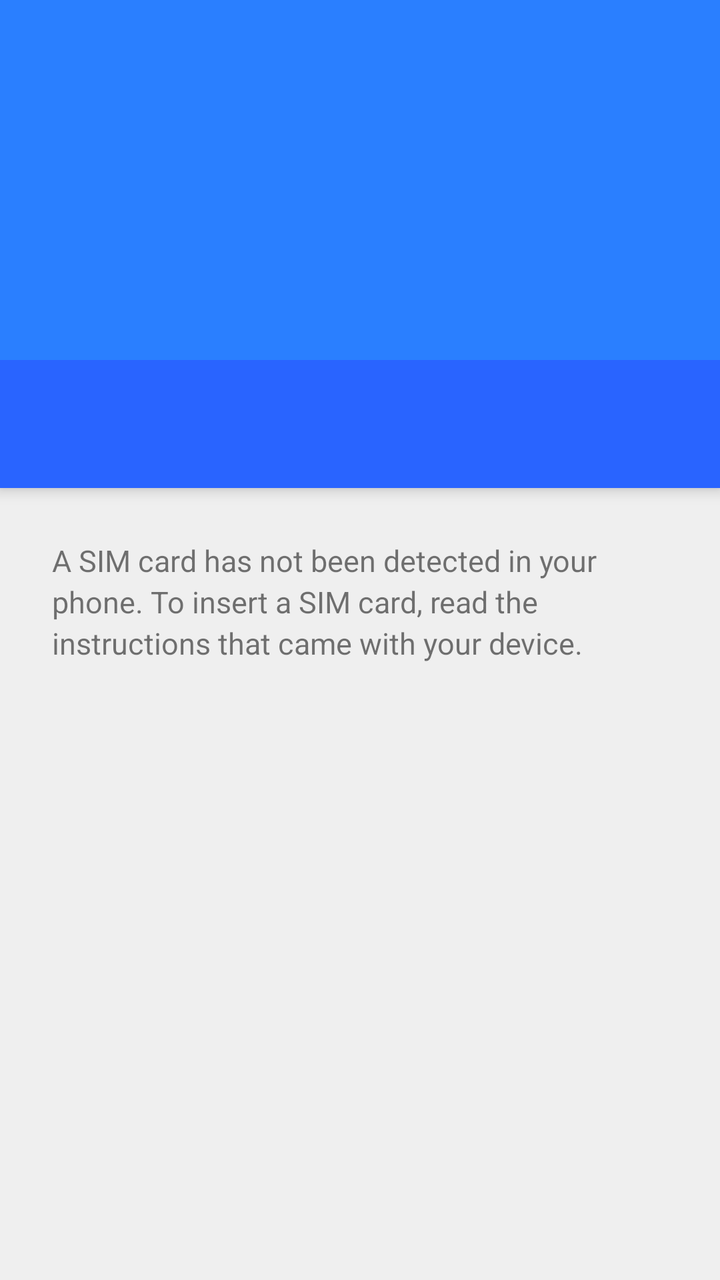
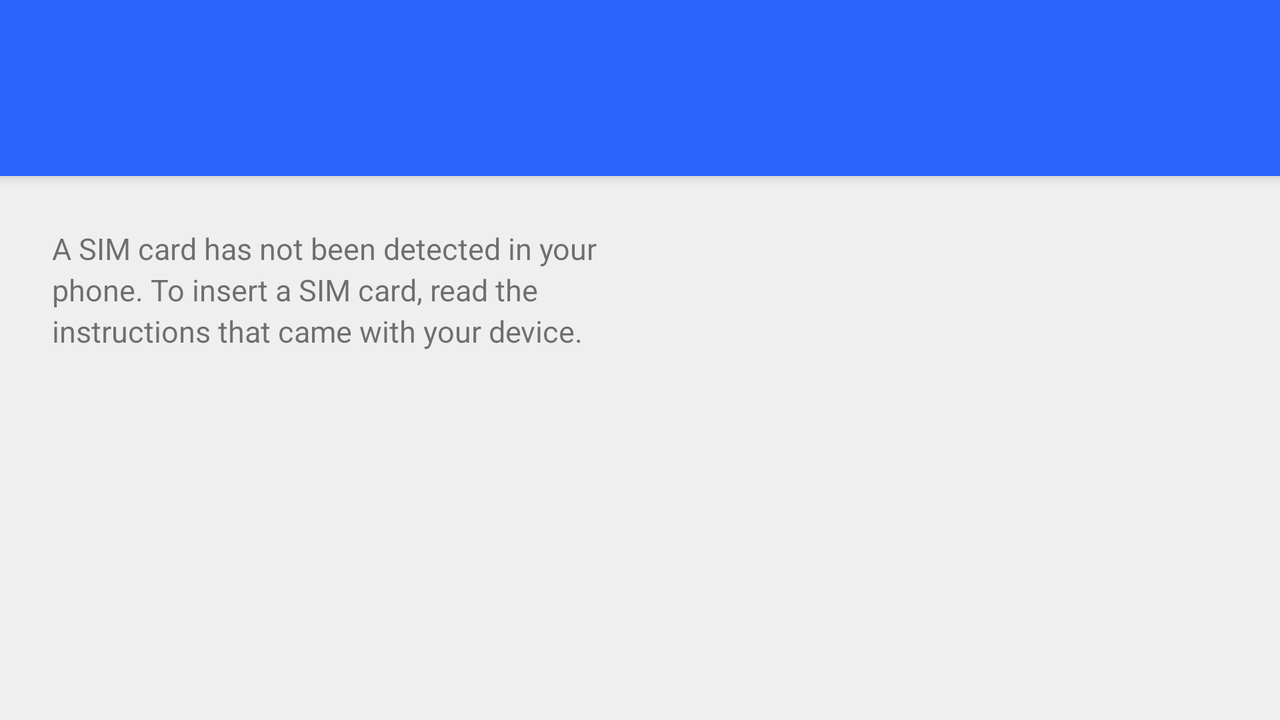

One screen, two layout resources from the same app: the default and the author's alternative for another configuration. Each is rendered where Android would select it; the XML of both is given below.
<!-- AndroidManifest.xml: application theme Theme.Setup -->
<!-- res/layout/sim_missing_page.xml -->
<?xml version="1.0" encoding="utf-8"?>
<LinearLayout xmlns:android="http://schemas.android.com/apk/res/android"
              android:orientation="vertical"
              android:layout_width="match_parent"
              android:layout_height="match_parent">

    <include layout="@layout/header" />

    <FrameLayout android:id="@+id/page"
                 android:layout_width="match_parent"
                 android:layout_height="0dp"
                 android:layout_weight="1">

        <LinearLayout
            android:orientation="vertical"
            android:layout_width="match_parent"
            android:layout_height="match_parent"
            style="@style/PageContent">

            <TextView
                android:layout_width="match_parent"
                android:layout_height="wrap_content"
                android:id="@+id/sim_missing"
                style="@style/PageSummaryText"
                android:textSize="15sp"
                android:layout_marginBottom="@dimen/summary_margin_bottom"
                android:paddingLeft="@dimen/content_margin_left"
                android:paddingRight="@dimen/content_margin_right"
                android:text="@string/sim_missing_summary" />

            <ImageView
                android:id="@+id/sim_slot_image"
                android:layout_width="match_parent"
                android:layout_height="0px"
                android:layout_weight="1"
                android:scaleType="fitEnd"
                android:src="@drawable/sim"/>

        </LinearLayout>
    </FrameLayout>
</LinearLayout>
<!-- res/layout/header.xml (included above) -->
<?xml version="1.0" encoding="utf-8"?>
<RelativeLayout xmlns:android="http://schemas.android.com/apk/res/android"
    android:id="@+id/header"
    android:layout_width="match_parent"
    android:layout_height="@dimen/header_height"
    android:background="@color/header_bg"
    style="@style/Header">

    <TextView
        android:layout_width="match_parent"
        android:layout_height="@dimen/page_title_height"
        style="@style/PageTitle" />

</RelativeLayout>
<!-- resources referenced by this layout -->
<resources>
  <color name="header_bg">@color/primary</color>
  <dimen name="content_margin_left">26dp</dimen>
  <dimen name="content_margin_right">14dp</dimen>
  <dimen name="header_height">244dp</dimen>
  <dimen name="page_title_height">64dp</dimen>
  <dimen name="summary_margin_bottom">20dp</dimen>
  <string name="sim_missing_summary" product="tablet">A SIM card has not been detected in your tablet. To insert a SIM card, read the instructions that came with your device.</string>
  <style name="Header">
          <item name="android:elevation">4dp</item>
      </style>
  <style name="PageContent">
          <item name="android:background">@color/page_background</item>
          <item name="android:paddingTop">@dimen/content_margin_top</item>
      </style>
  <style name="PageSummaryText">
          <item name="android:id">@android:id/summary</item>
          <item name="android:lineSpacingExtra">@dimen/setup_line_spacing</item>
      </style>
  <style name="PageTitle">
          <item name="android:id">@android:id/title</item>
          <item name="android:textSize">22sp</item>
          <item name="android:textColor">@color/white</item>
          <item name="android:background">@color/primary_dark</item>
          <item name="android:layout_alignParentBottom">true</item>
          <item name="android:gravity">left|center_vertical</item>
          <item name="android:paddingLeft">@dimen/header_title_margin_left</item>
      </style>
  <style name="Theme.Setup" parent="@android:style/Theme.Material.Light">
          <item name="android:windowActionBar">false</item>
          <item name="android:windowNoTitle">true</item>
          <item name="android:windowIsTranslucent">true</item>
          <item name="android:windowBackground">@android:color/transparent</item>
          <item name="android:colorPrimary">@color/primary</item>
          <item name="android:colorPrimaryDark">@color/primary</item>
          <item name="android:colorAccent">@color/accent</item>
          <item name="android:textColorLink">@color/accent</item>
          <item name="android:statusBarColor">@android:color/transparent</item>
          <item name="android:windowAnimationStyle">@style/ActivityAnimations</item>
      </style>
  <color name="primary">#2a7fff</color>
  <color name="page_background">#efefef</color>
  <dimen name="content_margin_top">26dp</dimen>
  <dimen name="setup_line_spacing">3sp</dimen>
  <color name="white">#ffffff</color>
  <color name="primary_dark">#2964ff</color>
  <dimen name="header_title_margin_left">26dp</dimen>
  <color name="accent">#009789</color>
  <style name="ActivityAnimations" parent="@android:style/Animation.Activity">
          <item name="android:activityOpenEnterAnimation">@anim/translucent_enter</item>
          <item name="android:activityOpenExitAnimation">@anim/translucent_exit</item>
          <item name="android:activityCloseEnterAnimation">@anim/translucent_enter</item>
          <item name="android:activityCloseExitAnimation">@anim/translucent_exit</item>
          <item name="android:taskToFrontEnterAnimation">@anim/translucent_enter</item>
          <item name="android:taskToFrontExitAnimation">@anim/translucent_exit</item>
          <item name="android:taskToBackEnterAnimation">@anim/translucent_enter</item>
          <item name="android:taskToBackExitAnimation">@anim/translucent_exit</item>
      </style>
</resources>
<!-- res/layout-land/sim_missing_page.xml (the author's variant of the layout above) -->
<!-- drawn on the phone turned sideways -->
<?xml version="1.0" encoding="utf-8"?>
<LinearLayout xmlns:android="http://schemas.android.com/apk/res/android"
    android:orientation="vertical"
    android:layout_width="match_parent"
    android:layout_height="match_parent">

    <include layout="@layout/header" />

    <FrameLayout
        android:id="@+id/page"
        android:layout_width="match_parent"
        android:layout_height="0dp"
        android:layout_weight="1">

        <LinearLayout
            android:orientation="horizontal"
            android:layout_width="match_parent"
            android:layout_height="match_parent"
            style="@style/PageContent">

            <TextView
                android:layout_width="0px"
                android:layout_height="match_parent"
                android:layout_weight="1"
                android:id="@+id/sim_missing"
                style="@style/PageSummaryText"
                android:textSize="15sp"
                android:layout_marginBottom="@dimen/summary_margin_bottom"
                android:paddingLeft="@dimen/content_margin_left"
                android:paddingRight="@dimen/content_margin_right"
                android:text="@string/sim_missing_summary" />

            <ImageView
                android:id="@+id/sim_slot_image"
                android:layout_width="0px"
                android:layout_height="match_parent"
                android:layout_weight="1"
                android:scaleType="fitEnd"
                android:src="@drawable/sim" />

        </LinearLayout>
    </FrameLayout>
</LinearLayout>
<!-- resources referenced by the variant -->
<!-- as the phone turned sideways resolves them -->
<resources>
  <!-- from res/values-land/ -->
  <color name="header_bg">@color/header_condensed_bg</color>
  <dimen name="content_margin_left">26dp</dimen>
  <dimen name="content_margin_right">14dp</dimen>
  <!-- from res/values-land/ -->
  <dimen name="header_height">@dimen/header_condensed_height</dimen>
  <dimen name="page_title_height">64dp</dimen>
  <dimen name="summary_margin_bottom">20dp</dimen>
  <string name="sim_missing_summary" product="tablet">A SIM card has not been detected in your tablet. To insert a SIM card, read the instructions that came with your device.</string>
  <style name="Header">
          <item name="android:elevation">4dp</item>
      </style>
  <style name="PageContent">
          <item name="android:background">@color/page_background</item>
          <item name="android:paddingTop">@dimen/content_margin_top</item>
      </style>
  <style name="PageSummaryText">
          <item name="android:id">@android:id/summary</item>
          <item name="android:lineSpacingExtra">@dimen/setup_line_spacing</item>
      </style>
  <style name="PageTitle">
          <item name="android:id">@android:id/title</item>
          <item name="android:textSize">22sp</item>
          <item name="android:textColor">@color/white</item>
          <item name="android:background">@color/primary_dark</item>
          <item name="android:layout_alignParentBottom">true</item>
          <item name="android:gravity">left|center_vertical</item>
          <item name="android:paddingLeft">@dimen/header_title_margin_left</item>
      </style>
  <style name="Theme.Setup" parent="@android:style/Theme.Material.Light">
          <item name="android:windowActionBar">false</item>
          <item name="android:windowNoTitle">true</item>
          <item name="android:windowIsTranslucent">true</item>
          <item name="android:windowBackground">@android:color/transparent</item>
          <item name="android:colorPrimary">@color/primary</item>
          <item name="android:colorPrimaryDark">@color/primary</item>
          <item name="android:colorAccent">@color/accent</item>
          <item name="android:textColorLink">@color/accent</item>
          <item name="android:statusBarColor">@android:color/transparent</item>
          <item name="android:windowAnimationStyle">@style/ActivityAnimations</item>
      </style>
  <color name="header_condensed_bg">@color/primary_dark</color>
  <dimen name="header_condensed_height">88dp</dimen>
  <color name="page_background">#efefef</color>
  <dimen name="content_margin_top">26dp</dimen>
  <dimen name="setup_line_spacing">3sp</dimen>
  <color name="white">#ffffff</color>
  <color name="primary_dark">#2964ff</color>
  <dimen name="header_title_margin_left">26dp</dimen>
  <color name="primary">#2a7fff</color>
  <color name="accent">#009789</color>
  <style name="ActivityAnimations" parent="@android:style/Animation.Activity">
          <item name="android:activityOpenEnterAnimation">@anim/translucent_enter</item>
          <item name="android:activityOpenExitAnimation">@anim/translucent_exit</item>
          <item name="android:activityCloseEnterAnimation">@anim/translucent_enter</item>
          <item name="android:activityCloseExitAnimation">@anim/translucent_exit</item>
          <item name="android:taskToFrontEnterAnimation">@anim/translucent_enter</item>
          <item name="android:taskToFrontExitAnimation">@anim/translucent_exit</item>
          <item name="android:taskToBackEnterAnimation">@anim/translucent_enter</item>
          <item name="android:taskToBackExitAnimation">@anim/translucent_exit</item>
      </style>
</resources>
